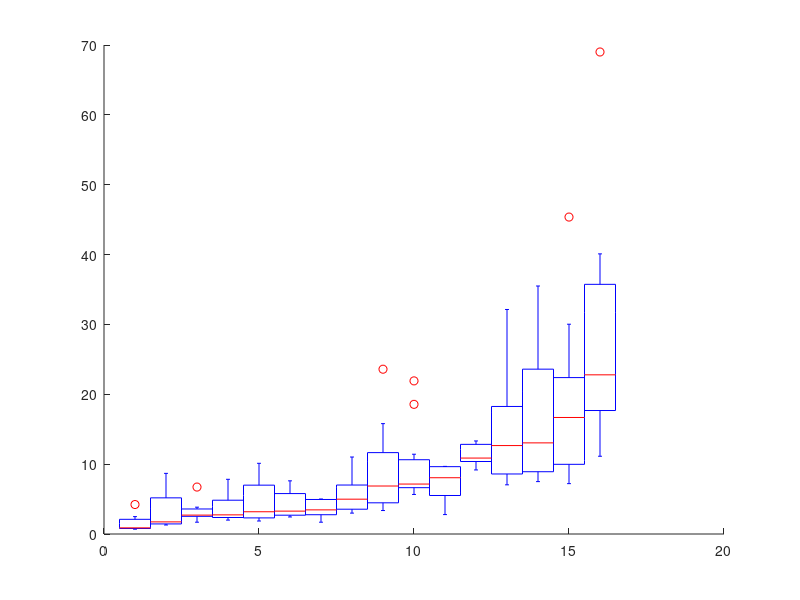

This figure's MATLAB source: (Note: this script raises an error after producing the figure.)
% ---------------------------------------------------------------------
% Book:         MVA
% ---------------------------------------------------------------------
% Quantlet:     MVAboxcity
% ---------------------------------------------------------------------
% Description:  MVAboxcity computes the Five Number Summary and a Boxplot 
%               for 1st column of the dataset popul.dat. 
% ---------------------------------------------------------------------
% Usage:        MVAboxcity
% ---------------------------------------------------------------------
% Inputs:       none
% ---------------------------------------------------------------------
% Output:       Five Number Summary and a Boxplot for 1st column of the
%               dataset popul.dat. 
% ---------------------------------------------------------------------
% Example:     
% ---------------------------------------------------------------------
% Author:       Wolfgang Haerdle, Jorge Patron, Vladimir Georgescu,  
%               Song Song
% ---------------------------------------------------------------------

x=load('city.dat');
m1=mean(x);
hold on
boxplot(x,'Symbol','o','label',{'World Cities'},'widths',0.5)
line([0.75 1.25],[m1 m1],'Color','k','LineStyle',':','LineWidth',1.2)
title('Boxplot')
hold off
%Five Number Summary%
%Matlab "quantile" function uses a different algorithm to calculate the sample quantiles than in the MVA book%
%Therefore, the values using Matlab could differ from the Book values, but
%the difference is not great, and should not be significant.
%Easiest way to calculate Five Number Summary is
% quantile(population,[.025 .25 .50 .75 .975])
five=quantile(x,[.025 .25 .50 .75 .975])
five
